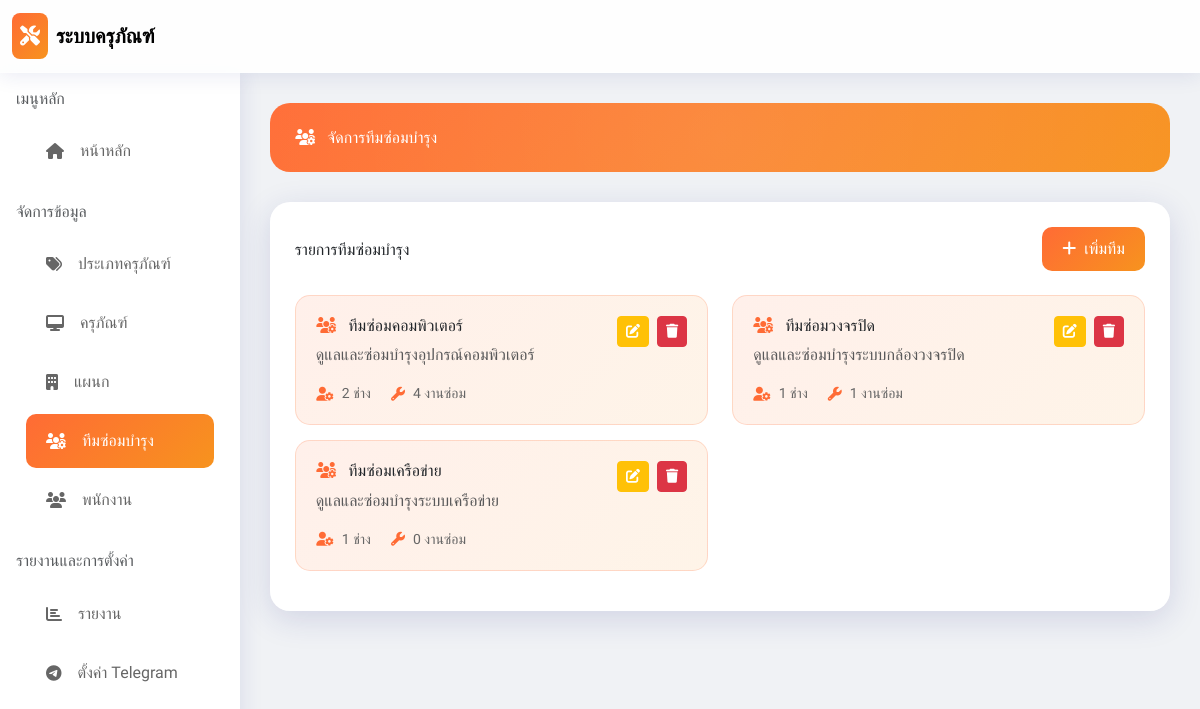
The page /maintenance_teams.php (signed in) on the database its author committed.
### tables this page shows
CREATE TABLE `maintenance_teams` (
  `id` int(11) NOT NULL,
  `name` varchar(255) NOT NULL,
  `description` text DEFAULT NULL,
  `created_at` timestamp NOT NULL DEFAULT current_timestamp(),
  `updated_at` timestamp NOT NULL DEFAULT current_timestamp() ON UPDATE current_timestamp()
);

### maintenance_teams.php (the view, shortened to what this page needs)
<?php
$conn = connectDB();
$sql = "SELECT m.*,
        (SELECT COUNT(*) FROM users WHERE maintenance_team_id = m.id AND role = 'technician') as technician_count,
        (SELECT COUNT(*) FROM repair_requests WHERE maintenance_team_id = m.id) as repair_count
        FROM maintenance_teams m
        ORDER BY m.name";
$result = mysqli_query($conn, $sql);
?>
<!DOCTYPE html>
<html lang="th">
<head>
    <link href="https://cdn.jsdelivr.net/npm/bootstrap@5.3.0/dist/css/bootstrap.min.css" rel="stylesheet">
    <link rel="stylesheet" href="https://cdnjs.cloudflare.com/ajax/libs/font-awesome/6.4.0/css/all.min.css">
    <script src="https://cdn.tailwindcss.com"></script>
</head>
<body>
    <nav class="navbar navbar-expand-lg navbar-glass sticky-top">
        <div class="container-fluid">
            <a class="navbar-brand d-flex align-items-center" href="index.php">
                <div class="gradient-bg text-white p-2 rounded-3 me-2">
                    <i class="fas fa-tools"></i>
                </div>
                <span class="fw-bold">ระบบครุภัณฑ์</span>
            </a>
        </div>
    </nav>
    <div class="d-flex">
        <div class="sidebar" style="width: 280px;">
            <div class="p-3">
                <h6 class="text-muted mb-3">เมนูหลัก</h6>
                <a href="index.php" class="sidebar-item">
                    <i class="fas fa-home me-3"></i> หน้าหลัก
                </a>
                <h6 class="text-muted mb-3 mt-4">จัดการข้อมูล</h6>
                <a href="equipment_categories.php" class="sidebar-item">
                    <i class="fas fa-tags me-3"></i> ประเภทครุภัณฑ์
                </a>
                <a href="equipment.php" class="sidebar-item">
                    <i class="fas fa-desktop me-3"></i> ครุภัณฑ์
                </a>
                <a href="departments.php" class="sidebar-item">
                    <i class="fas fa-building me-3"></i> แผนก
                </a>
                <a href="maintenance_teams.php" class="sidebar-item active">
                    <i class="fas fa-users-cog me-3"></i> ทีมซ่อมบำรุง
                </a>
                <a href="users.php" class="sidebar-item">
                    <i class="fas fa-users me-3"></i> พนักงาน
                </a>
                <h6 class="text-muted mb-3 mt-4">รายงานและการตั้งค่า</h6>
                <a href="reports.php" class="sidebar-item">
                    <i class="fas fa-chart-bar me-3"></i> รายงาน
                </a>
                <a href="telegram_settings.php" class="sidebar-item">
                    <i class="fab fa-telegram me-3"></i> ตั้งค่า Telegram
                </a>
            </div>
        </div>
        <div class="flex-grow-1 content-area">
            <div class="page-header">
                <h4 class="mb-0">
                    <i class="fas fa-users-cog me-2"></i>
                    จัดการทีมซ่อมบำรุง
                </h4>
            </div>
            <div class="glass-card p-4">
                <div class="d-flex justify-content-between align-items-center mb-4">
                    <h5 class="mb-0">รายการทีมซ่อมบำรุง</h5>
                    <button class="btn btn-orange" data-bs-toggle="modal" data-bs-target="#addModal">
                        <i class="fas fa-plus me-2"></i>เพิ่มทีม
                    </button>
                </div>
                <div class="row">
                    <?php while ($row = mysqli_fetch_assoc($result)): ?>
                        <div class="col-md-6">
                            <div class="team-card">
                                <div class="d-flex justify-content-between align-items-start">
                                    <div>
                                        <h5 class="mb-2">
                                            <i class="fas fa-users-cog me-2" style="color: #ff6b35;"></i>
                                            <?php echo $row['name']; ?>
                                        </h5>
                                        <p class="text-muted mb-3"><?php echo $row['description'] ?: 'ไม่มีรายละเอียด'; ?></p>
                                        <div class="stat-info">
                                            <div class="stat-item">
                                                <i class="fas fa-user-cog"></i>
                                                <span><?php echo number_format($row['technician_count']); ?> ช่าง</span>
                                            </div>
                                            <div class="stat-item">
                                                <i class="fas fa-wrench"></i>
                                                <span><?php echo number_format($row['repair_count']); ?> งานซ่อม</span>
                                            </div>
                                        </div>
                                    </div>
                                    <div>
                                        <button class="btn btn-sm btn-warning text-white me-1"
                                                onclick="editTeam(<?php echo htmlspecialchars(json_encode($row)); ?>)">
                                            <i class="fas fa-edit"></i>
                                        </button>
                                        <button class="btn btn-sm btn-danger"
                                                onclick="confirmDelete(<?php echo $row['id']; ?>, '<?php echo $row['name']; ?>')">
                                            <i class="fas fa-trash"></i>
                                        </button>
                                    </div>
                                </div>
                            </div>
                        </div>
                    <?php endwhile; ?>
                </div>
            </div>
        </div>
    </div>
</body>
</html>

### maintenance_teams.php (style rules this page uses)
body { font-family: 'Prompt', sans-serif; background: #f0f2f5; }
.gradient-bg { background: linear-gradient(135deg, #ff6b35 0%, #f7931e 100%); }
.glass-card { background: rgba(255, 255, 255, 0.95); backdrop-filter: blur(20px); -webkit-backdrop-filter: blur(20px); border-radius: 20px; border: 1px solid rgba(255, 255, 255, 0.3); box-shadow: 0 8px 32px 0 rgba(31, 38, 135, 0.15); }
.navbar-glass { background: rgba(255, 255, 255, 0.9); backdrop-filter: blur(20px); -webkit-backdrop-filter: blur(20px); border-bottom: 1px solid rgba(255, 255, 255, 0.3); box-shadow: 0 2px 20px 0 rgba(31, 38, 135, 0.1); }
.btn-orange { background: linear-gradient(135deg, #ff6b35 0%, #f7931e 100%); color: white; border: none; border-radius: 10px; padding: 10px 20px; transition: all 0.3s ease; }
.sidebar { background: rgba(255, 255, 255, 0.95); backdrop-filter: blur(20px); -webkit-backdrop-filter: blur(20px); box-shadow: 2px 0 20px 0 rgba(31, 38, 135, 0.1); min-height: calc(100vh - 70px); }
.sidebar-item { padding: 15px 20px; color: #666; text-decoration: none; display: flex; align-items: center; transition: all 0.3s ease; border-radius: 10px; margin: 5px 10px; }
.sidebar-item.active { background: linear-gradient(135deg, #ff6b35 0%, #f7931e 100%); color: white; }
.content-area { padding: 30px; }
.page-header { background: linear-gradient(135deg, #ff6b35 0%, #f7931e 100%); color: white; border-radius: 20px; padding: 25px; margin-bottom: 30px; position: relative; overflow: hidden; }
.page-header::before { content: ''; position: absolute; top: -50%; right: -50%; width: 200%; height: 200%; background: radial-gradient(circle, rgba(255, 255, 255, 0.1) 0%, transparent 70%); animation: pulse 3s ease-in-out infinite; }
.stat-info { display: flex; gap: 20px; margin-top: 10px; }
.stat-item { display: flex; align-items: center; gap: 8px; font-size: 0.875rem; color: #666; }
.stat-item i { color: #ff6b35; }
.team-card { background: linear-gradient(135deg, rgba(255, 107, 53, 0.1) 0%, rgba(247, 147, 30, 0.1) 100%); border: 1px solid rgba(255, 107, 53, 0.2); border-radius: 15px; padding: 20px; margin-bottom: 15px; transition: all 0.3s ease; }

### rows shown on the page
maintenance_teams: name "ทีมซ่อมคอมพิวเตอร์", description "ดูแลและซ่อมบำรุงอุปกรณ์คอมพิวเตอร์", technician_count "2", repair_count "4"
maintenance_teams: name "ทีมซ่อมวงจรปิด", description "ดูแลและซ่อมบำรุงระบบกล้องวงจรปิด", technician_count "1", repair_count "1"
maintenance_teams: name "ทีมซ่อมเครือข่าย", description "ดูแลและซ่อมบำรุงระบบเครือข่าย", technician_count "1", repair_count "0"
